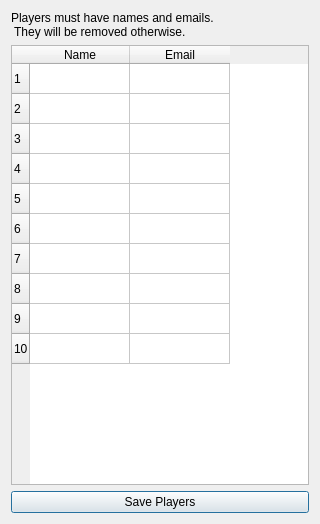
<?xml version="1.0" encoding="UTF-8"?>
<ui version="4.0">
 <class>Dialog</class>
 <widget class="QDialog" name="Dialog">
  <property name="geometry">
   <rect>
    <x>0</x>
    <y>0</y>
    <width>320</width>
    <height>524</height>
   </rect>
  </property>
  <property name="windowTitle">
   <string>Dialog</string>
  </property>
  <layout class="QGridLayout" name="gridLayout">
   <item row="1" column="0">
    <widget class="QTableWidget" name="tableWidget">
     <row>
      <property name="text">
       <string>1</string>
      </property>
     </row>
     <row>
      <property name="text">
       <string>2</string>
      </property>
     </row>
     <row>
      <property name="text">
       <string>3</string>
      </property>
     </row>
     <row>
      <property name="text">
       <string>4</string>
      </property>
     </row>
     <row>
      <property name="text">
       <string>5</string>
      </property>
     </row>
     <row>
      <property name="text">
       <string>6</string>
      </property>
     </row>
     <row>
      <property name="text">
       <string>7</string>
      </property>
     </row>
     <row>
      <property name="text">
       <string>8</string>
      </property>
     </row>
     <row>
      <property name="text">
       <string>9</string>
      </property>
     </row>
     <row>
      <property name="text">
       <string>10</string>
      </property>
     </row>
     <column>
      <property name="text">
       <string>Name</string>
      </property>
     </column>
     <column>
      <property name="text">
       <string>Email</string>
      </property>
      <property name="font">
       <font>
        <pointsize>9</pointsize>
       </font>
      </property>
     </column>
     <item row="0" column="0">
      <property name="text">
       <string/>
      </property>
     </item>
     <item row="0" column="1">
      <property name="text">
       <string/>
      </property>
     </item>
     <item row="1" column="0">
      <property name="text">
       <string/>
      </property>
     </item>
     <item row="1" column="1">
      <property name="text">
       <string/>
      </property>
     </item>
     <item row="2" column="0">
      <property name="text">
       <string/>
      </property>
     </item>
     <item row="2" column="1">
      <property name="text">
       <string/>
      </property>
     </item>
     <item row="3" column="0">
      <property name="text">
       <string/>
      </property>
     </item>
     <item row="3" column="1">
      <property name="text">
       <string/>
      </property>
     </item>
     <item row="4" column="0">
      <property name="text">
       <string/>
      </property>
     </item>
     <item row="4" column="1">
      <property name="text">
       <string/>
      </property>
     </item>
     <item row="5" column="0">
      <property name="text">
       <string/>
      </property>
     </item>
     <item row="5" column="1">
      <property name="text">
       <string/>
      </property>
     </item>
     <item row="6" column="0">
      <property name="text">
       <string/>
      </property>
     </item>
     <item row="6" column="1">
      <property name="text">
       <string/>
      </property>
     </item>
     <item row="7" column="0">
      <property name="text">
       <string/>
      </property>
     </item>
     <item row="7" column="1">
      <property name="text">
       <string/>
      </property>
     </item>
     <item row="8" column="0">
      <property name="text">
       <string/>
      </property>
     </item>
     <item row="8" column="1">
      <property name="text">
       <string/>
      </property>
     </item>
     <item row="9" column="0">
      <property name="text">
       <string/>
      </property>
     </item>
     <item row="9" column="1">
      <property name="text">
       <string/>
      </property>
     </item>
    </widget>
   </item>
   <item row="2" column="0">
    <widget class="QPushButton" name="pushButton">
     <property name="text">
      <string>Save Players</string>
     </property>
    </widget>
   </item>
   <item row="0" column="0">
    <widget class="QLabel" name="label">
     <property name="text">
      <string>Players must have names and emails.
 They will be removed otherwise.</string>
     </property>
     <property name="wordWrap">
      <bool>true</bool>
     </property>
    </widget>
   </item>
  </layout>
 </widget>
 <resources/>
 <connections/>
</ui>
